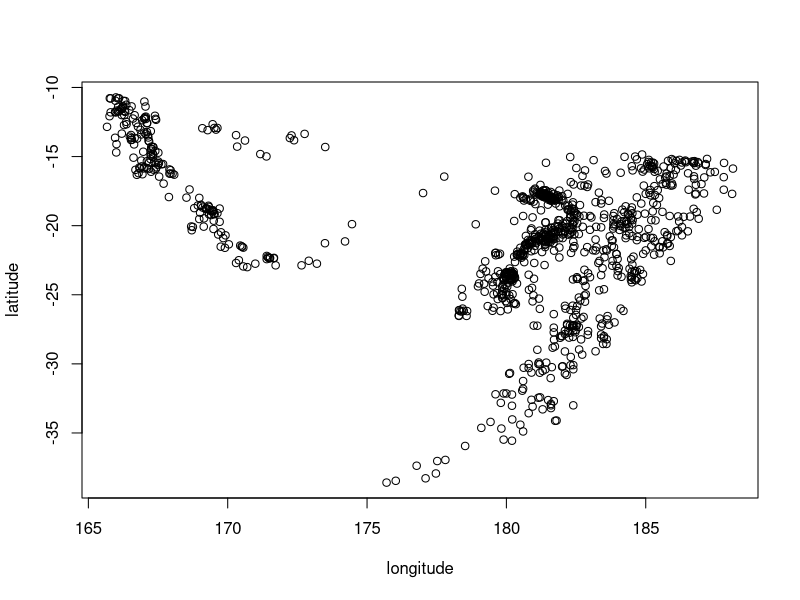
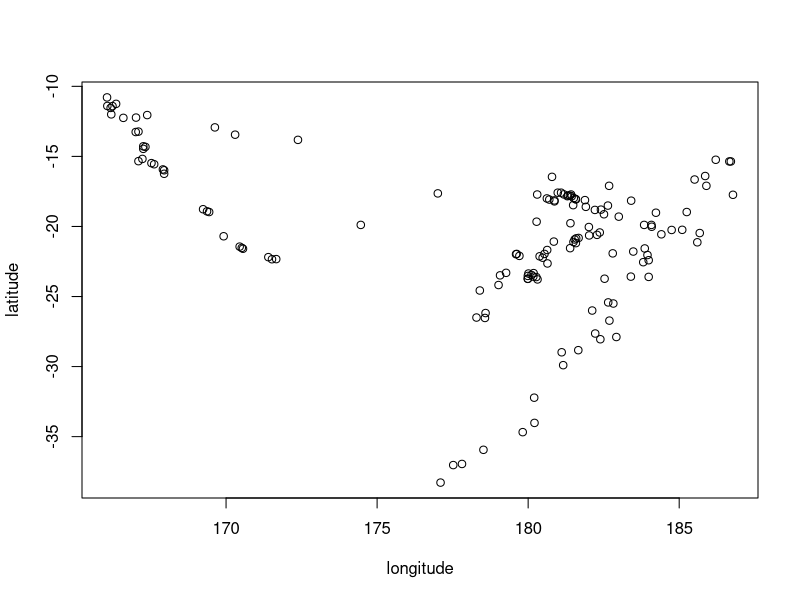
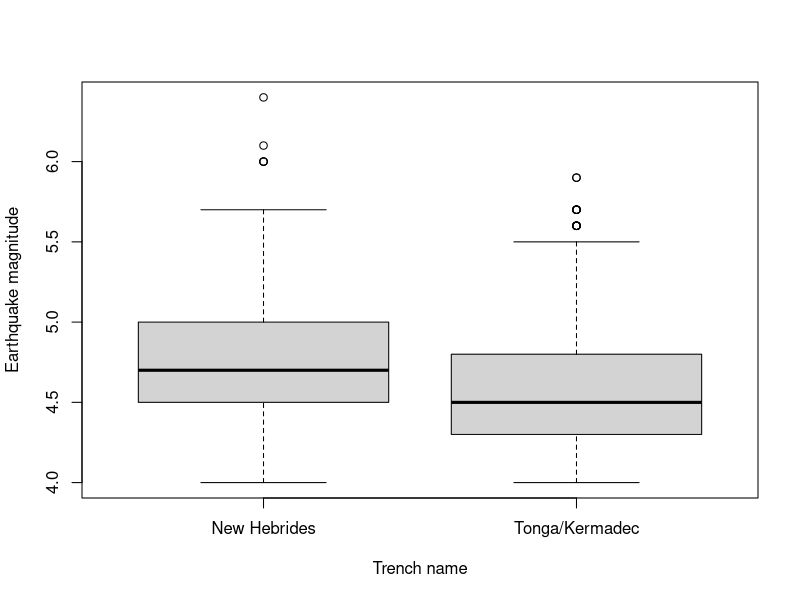

The R script that drew these images, in order:
## ---- chunk 1
# This grey area is called a code chunk
# The following code is a basic setup of options for your document
# You won't have to edit it (unless you want to!)
knitr::opts_chunk$set(echo = TRUE, # show all code chunks in document
                      eval = TRUE, # run all code chunks
                      warning = TRUE, # show warning messages
                      message = FALSE,
                      fig.align = "center", # figures are centered
                      R.options = list(max.print=50)) # print 50 elements max
## ---- chunk 2
# Take a look at the data frame
head(quakes)
## ---- chunk 3
# Dimensions of the dataset
dim(quakes)
nrow(quakes)
ncol(quakes)
## ---- chunk 4
# Dimensions of the dataset
str(quakes)
## ---- chunk 5
# Write and submit code here!
plot(quakes$long, quakes$lat,
     xlab='longitude',
     ylab='latitude')
## ---- chunk 6
# Create an object to test about
x <- 4

# Testing for equality
x == 4
x == 5
## ---- chunk 7
# Create an object to test about
v <- c(4,5.1,6,4.5,4)

# Testing for equality
v == 4
## ---- chunk 8
# Let's count the number of TRUE's
sum(v == 4)

# And find the proportion of TRUE's
mean(v == 4)
## ---- chunk 9
# Write and submit code here!
sum(quakes$mag >= 5)
## ---- chunk 10
# Testing for equality OR greater than 4
v == 4 | v > 4

# Testing for less than 5 and greater than 5
v < 5 & v > 5

# Does it make sense?
## ---- chunk 11
# Write and submit code here!
sum(70 <= quakes$depth & quakes$depth <= 300)

## ---- chunk 12
# Test values of x, and display some text
ifelse(x == 4, "x is 4", "x is not 4")
ifelse(x == 5, "x is 4", "x is not 4")

# Test if values in the vector are 4, and display some text
ifelse(v == 4, "value is 4", "value is not 4")
## ---- chunk 13
# Define a character vector
v_basket <- c('Apple', 'Orange', 'Passion fruit', 'Banana') 

# Is there an apple in the basket?
ifelse("apple" %in% v_basket, 
       "There is an apple in the basket", 
       "There is no apple in the basket")

# Does it make sense? No, because apple appears with a capital A in v_basket
# Try this:
ifelse("Apple" %in% v_basket, 
       "There is an apple in the basket", 
       "There is no apple in the basket")
## ---- chunk 14
# Index the 15th value in the variable mag in quakes
quakes$mag[15]

# Or index the 15th row in the dataset quakes
quakes[15, ]

# What's the difference between these two pieces of code?
## ---- chunk 15
# Index the variable mag in quakes for magnitude greater than or equal to 6
quakes$mag[quakes$mag >= 6]

# Or index the dataset quakes for magnitude greater than or equal to 6
quakes[quakes$mag >= 6, ]
## ---- chunk 16
# First upload the tidyverse package
library(tidyverse)

# Index the variable mag in quakes for magnitude greater than or equal to 6
filter(quakes, mag >= 6)
## ---- chunk 17
# Write and submit code here!
bigdeep_quakes <- filter(quakes, mag >= 5 & depth > 70)
plot(bigdeep_quakes$long, bigdeep_quakes$lat,
     xlab='longitude',
     ylab='latitude')

## ---- chunk 18
# Create a new variable to convert depth in miles
quakes$mag_cat <- ifelse(quakes$mag >= 5, "Damage", "No damage")
## ---- chunk 19
# Create a new variable to categorize each eartquake as deep or not
mutate(quakes, depth_cat = ifelse(quakes$depth >= 300, "Deep", "Not deep"))

# Note: the variable is not saved in the dataframe
quakes

# we would need to save the updated dataframe to be able to use this new variable
quakes <- mutate(quakes, depth_cat = ifelse(quakes$depth >= 300, "Deep", "Not deep"))
## ---- chunk 20
# Write and submit code here!
quakes <- mutate(quakes, 
                 trench = ifelse(quakes$long < 175, 'New Hebrides', 'Tonga/Kermadec'))
boxplot(quakes$mag ~ quakes$trench,
        xlab='Trench name',
        ylab='Earthquake magnitude')

sum(quakes$trench == 'New Hebrides')
sum(quakes$trench == 'Tonga/Kermadec')


